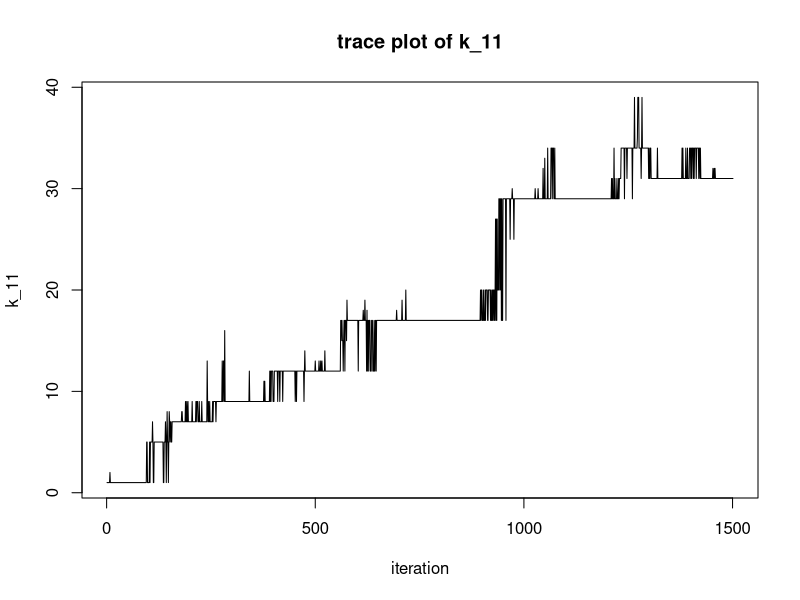
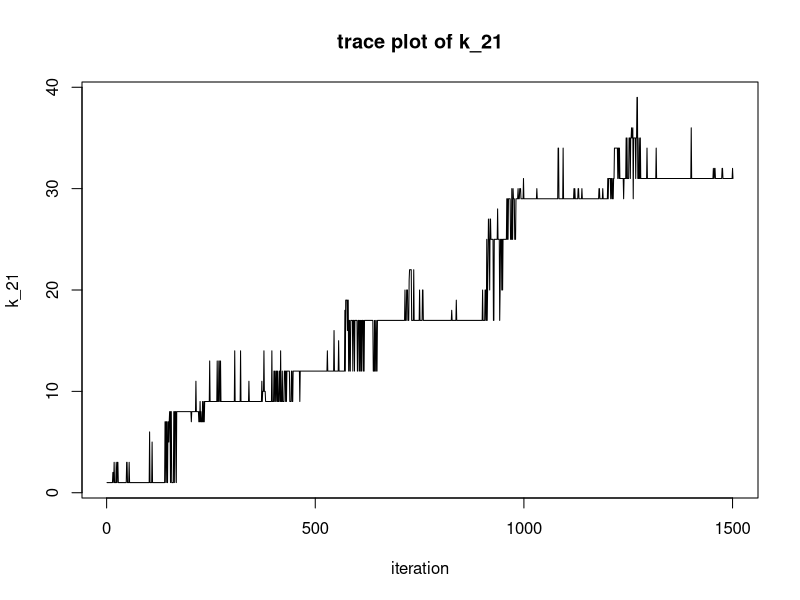
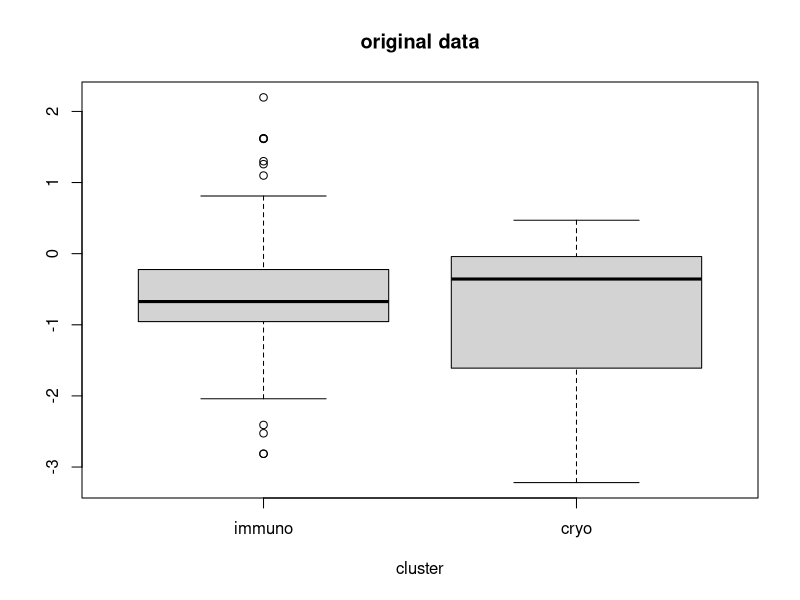
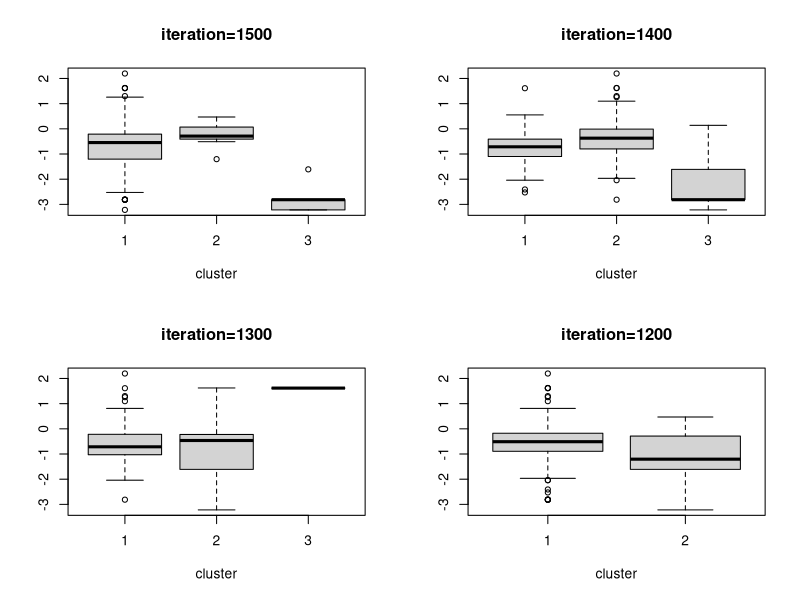
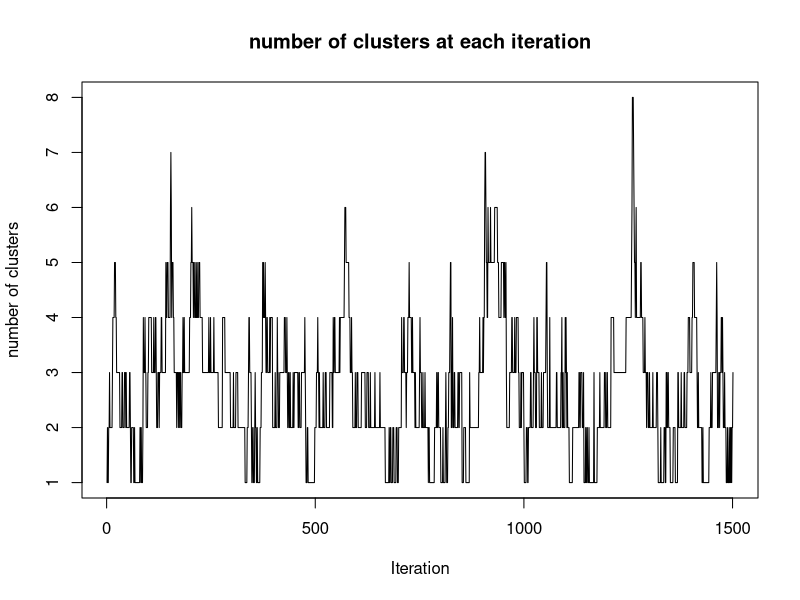
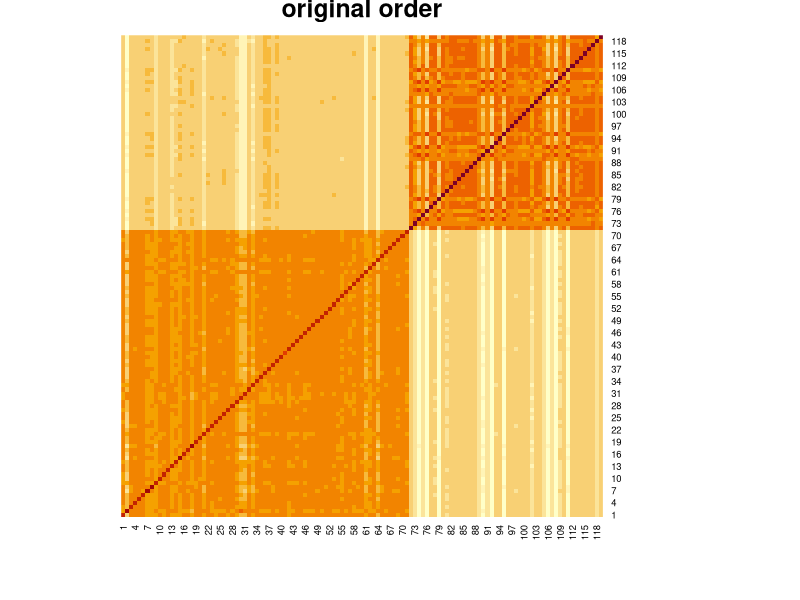
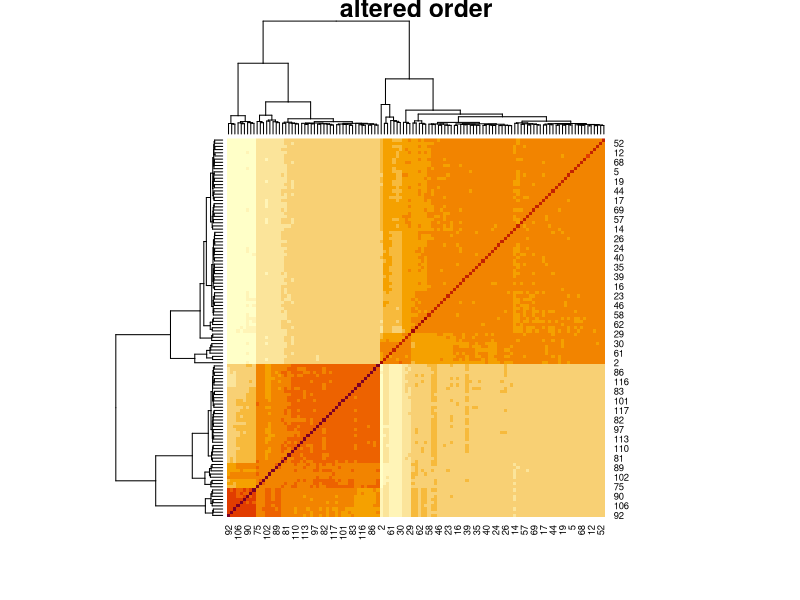

Generate these figures, in order, with R:
## ---- chunk 1
#### Loading the given data
raw.data<-read.csv("final_data.csv")
attach(raw.data)

## pre-processing data
X1 = logArea[group == 'immuno']
X2 = logArea[group == 'cryo']
X = logArea
all_i.1 = length(X1)
all_i.2 = length(X2)
all_i = length(X)

## set up this HDP
tau.phi = 1
tau.x = 1
alpha0 = 1
gam = 1

## compute the conditional density x_ji|x_-ji
f_k = function(i, x_list, k, k_list){ 
  x = x_list[i]
  k_list_cut = k_list[-i]
  x_list_cut = x_list[-i]
  n.k = sum(k_list_cut == k)
  x_ji_list = x_list_cut[k_list_cut == k]
  factor = sqrt((tau.x^2*n.k+tau.phi^2)/(tau.x^2*(n.k+1)+tau.phi^2))
  power = tau.x^2*x^2+(tau.x^2*sum(x_ji_list))^2/(tau.x^2*n.k+tau.phi^2)-
    (tau.x^2*(x+sum(x_ji_list)))^2/(tau.x^2*(n.k+1)+tau.phi^2)
  result = (tau.x/sqrt(2*pi))*factor*exp(-0.5*power)
  return(result)
}

f_k_new = function(i, x_list){
  x = x_list[i]
  factor = sqrt(1/(tau.x^2+tau.phi^2))
  power = (tau.x^2*tau.phi^2*x^2)/(tau.x^2+tau.phi^2)
  result = (tau.x*tau.phi/sqrt(2*pi))*factor*exp(-0.5*power) 
  return(result)
}
## ---- chunk 2
P_t_new = function(i, x_list, t_list, k_list){ 
  K = max(k_list)
  k_list1 = k_list[1:all_i.1]
  k_list2 = k_list[(all_i.1+1):all_i]
  t_list1 = t_list[1:all_i.1]
  t_list2 = t_list[(all_i.1+1):all_i]
  m = length(unique(t_list1)) + length(unique(t_list2)) 
  prod = 0
  for (k in 1:K){
    rec1 = t_list1[k_list1 == k]
    val1 = length(unique(rec1))
    rec2 = t_list2[k_list2 == k]
    val2 = length(unique(rec2))
    prod = prod + (val1+val2)*f_k(i, x_list, k, k_list)
  }
  result = (prod+gam*f_k_new(i, x_list))/(m+gam)
  return(result)
}
## ---- chunk 3
update_t = function(i, x_list, t_list, k_list){ 
  if (i <= all_i.1){
    x = x_list[i]
    k_list1 = k_list[1:all_i.1] 
    k_list_cut1 = k_list1[-i] 
    t_list1 = t_list[1:all_i.1] 
    t_list_cut1 = t_list1[-i] 
    t_unique1 = unique(t_list_cut1) 
    n1 = length(t_unique1)
    T1 = max(abs(t_unique1))
    prob = rep(0, n1+1)
    for (j in 1:n1){
      n = sum(t_list_cut1 == t_unique1[j])
      k = k_list_cut1[t_list_cut1 == t_unique1[j]][1]
      f = f_k(i, x_list, k, k_list)
      prob[j] = n*f
    }
    prob[n1+1] = alpha0 * P_t_new(i, x_list, t_list, k_list)
    prob = prob/sum(prob)
    new_t = sample(c(t_unique1,T1+1), 1, replace = TRUE, prob = prob) 
    if (new_t == T1+1){
      ## sample new_k
       K = max(k_list)
      k_list1 = k_list[1:all_i.1]
      k_list2 = k_list[(all_i.1+1):all_i]
      t_list1 = t_list[1:all_i.1]
      t_list2 = t_list[(all_i.1+1):all_i]
      k_unique1 = unique(k_list)
      n.k1 = length(k_unique1)
      K1 = max(k_unique1)
      prob_k = rep(0, n.k1+1) 
      for (j in 1:n.k1){
        rec1 = t_list1[k_list1 == k_unique1[j]]
        val1 = length(unique(rec1))
        rec2 = t_list2[k_list2 == k_unique1[j]]
        val2 = length(unique(rec2))
        prob_k[j] = (val1+val2)*f_k(i, x_list, k_unique1[j], k_list)
      }
      prob_k[n.k1+1] = gam * f_k_new(i, x_list)
      prob_k = prob_k/sum(prob_k)
      new_k = sample(c(k_unique1,K1+1), 1, replace = TRUE, prob = prob_k)
    }else{
      new_k = k_list_cut1[t_list_cut1 == new_t][1]
    }
  }else{
    #prob = rep(0, T+1)
    x = x_list[i]
    k_list2 = k_list[(all_i.1+1):all_i] 
    k_list_cut2 = k_list2[-(i-all_i.1)] 
    t_list2 = t_list[(all_i.1+1):all_i] 
    t_list_cut2 = t_list2[-(i-all_i.1)] 
    t_unique2 = unique(t_list_cut2)
    n2 = length(t_unique2)
    T2 = max(abs(t_unique2))
    prob = rep(0, n2+1)
    for (j in 1:n2){
      n = sum(t_list_cut2 == t_unique2[j])
      k = k_list_cut2[t_list_cut2 == t_unique2[j]][1]
      f = f_k(i, x_list, k, k_list)
      prob[j] = n*f
    }
    prob[n2+1] = alpha0 * P_t_new(i, x_list, t_list, k_list)
    prob = prob/sum(prob)
    new_t = sample(c(t_unique2, -T2-1), 1, replace = TRUE, prob = prob) 
    if (new_t == -T2-1){
      ## sample new_k
      K = max(k_list)
      k_list1 = k_list[1:all_i.1]
      k_list2 = k_list[(all_i.1+1):all_i] 
      t_list1 = t_list[1:all_i.1]
      t_list2 = t_list[(all_i.1+1):all_i] 
      k_unique2 = unique(k_list)
      n.k2 = length(k_unique2)
      K2 = max(k_unique2)
      prob_k = rep(0, n.k2+1)
      for (j in 1:n.k2){
        rec1 = t_list1[k_list1 == k_unique2[j]]
        val1 = length(unique(rec1))
        rec2 = t_list2[k_list2 == k_unique2[j]]
        val2 = length(unique(rec2))
        prob_k[j] = (val1+val2)*f_k(i, x_list, k_unique2[j], k_list)
      }
      prob_k[n.k2+1] = gam * f_k_new(i, x_list)
      prob_k = prob_k/sum(prob_k)
      new_k = sample(c(k_unique2,K2+1), 1, replace = TRUE, prob = prob_k)
    }else{
      new_k = k_list_cut2[t_list_cut2 == new_t][1]
    }
  }
  t_list[i] = new_t
  k_list[i] = new_k
  return(c(t_list, k_list))
}
## ---- chunk 4
set.seed(123)
## Initialize
t_list = rep(1, all_i) 
t_list[(all_i.1+1):all_i] = rep(-1, all_i.2) 
k_list = rep(1, all_i)
x_list = X
## save the sampling result
t_trace = t_list
k_trace = k_list
N = 1500
for (n in 1:N){
  for (i in 1:all_i){
    tk_list = update_t(i, x_list, t_list, k_list) 
    t_list = tk_list[1:all_i]
    k_list = tk_list[(all_i+1):(2*all_i)]
  }
  t_trace = cbind(t_trace, t_list)
  k_trace = cbind(k_trace, k_list)
}
## ---- chunk 5
par(mfrow=c(1,1))
plot(k_trace[1,], type='l', main = "trace plot of k_11", xlab='iteration', ylab='k_11')
## ---- chunk 6
par(mfrow=c(1,1))
plot(k_trace[(all_i.1+1),], type='l',main = "trace plot of k_21",xlab="iteration", ylab='k_21')
## ---- chunk 7
par(mfrow=c(1,1))
boxplot(X1,X2, main="original data",xlab="cluster",xaxt="n")
axis(1, at = c(1,2),label=c("immuno","cryo"), las=1)
## ---- chunk 8
par(mfrow=c(2,2))
col_num = 1501
boxplot(X[k_trace[,col_num] == 31], X[k_trace[,col_num] == 32], X[k_trace[,col_num] == 33],
        main="iteration=1500",xlab="cluster",xaxt="n")
axis(1, at = c(1,2,3), las=1)
col_num = 1401
boxplot(X[k_trace[,col_num] == 34], X[k_trace[,col_num] == 31], X[k_trace[,col_num] == 36],
        main="iteration=1400",xlab="cluster",xaxt="n")
axis(1, at = c(1,2,3), las=1)
col_num = 1301
boxplot(X[k_trace[,col_num] == 34], X[k_trace[,col_num] == 31], X[k_trace[,col_num] == 35],
        main="iteration=1300",xlab="cluster",xaxt="n")
axis(1, at = c(1,2,3), las=1)
col_num = 1201
boxplot(X[k_trace[,col_num] == 29], X[k_trace[,col_num] == 31],main="iteration=1200",
        xlab="cluster",xaxt="n")
axis(1, at = c(1,2), las=1)
## ---- chunk 9
par(mfrow=c(1,1))
l = ncol(k_trace) 
num_list = rep(0, l) 
for (i in 1:l){
  num_list[i] = length(unique(k_trace[,i]))
}
plot(1:l, num_list, 'l', main="number of clusters at each iteration",
     xlab='Iteration', ylab='number of clusters')
## ---- chunk 10
simu_mat = matrix(0, all_i, all_i) 
for (i in 1:all_i){
  for (j in 1:all_i){
    simu_mat[i,j] = sum(k_trace[i,] == k_trace[j,]) / l
  }
}
par(mfrow=c(1,2))
heatmap(simu_mat, Rowv = NA, Colv = NA, main="original order")
heatmap(simu_mat, main="altered order")
